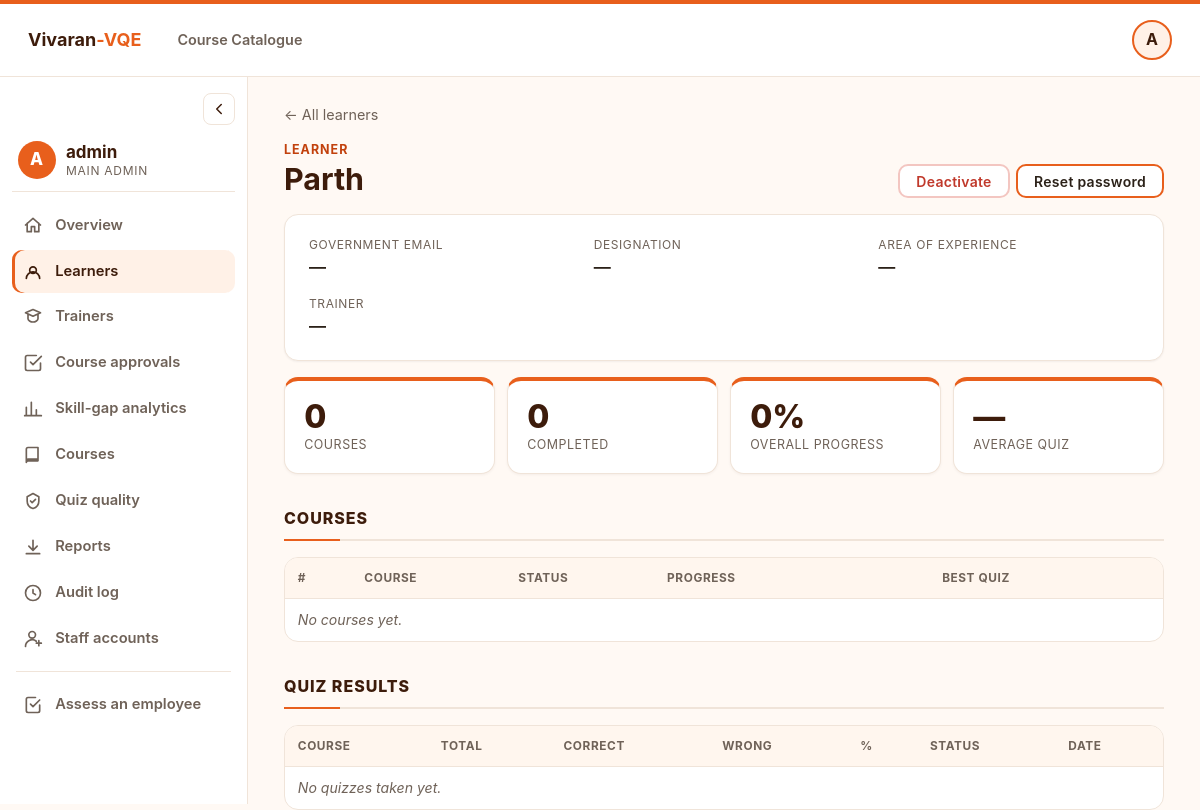
Screenshot of /admin/learners/1 (signed in) with the database file from the repository.
### tables this page shows
CREATE TABLE users (
                id INTEGER PRIMARY KEY AUTOINCREMENT,
                username TEXT NOT NULL UNIQUE,
                password_hash TEXT NOT NULL,
                created_at TEXT NOT NULL
            , email TEXT, role TEXT NOT NULL DEFAULT 'learner', active INTEGER NOT NULL DEFAULT 1, must_change_password INTEGER NOT NULL DEFAULT 0, is_primary INTEGER NOT NULL DEFAULT 0);

### app.py (the view, shortened to what this page needs)
@app.route("/admin/learners/<int:learner_id>")
@role_required("admin")
def admin_learner(learner_id: int):
    learner = _learner_or_404(learner_id)
    detail = _student_detail(learner_id) if learner.get("role_id") else {"rows": [], "attempts": [], "completed": 0, "overall": 0, "avg_score": None}
    q = (request.args.get("q") or "").strip().lower()
    results = []
    return render_template("admin_learner.html", student=learner, d=detail, q=request.args.get("q", ""),
                           prog=progress.summary(learner_id) if learner.get("role_id") else None,
                           results=results, trainers=db.list_trainers_with_profiles(),
                           **_admin_ctx("learners"))

### app.py (called while the page is built)
@app.context_processor
def inject_user() -> dict:
    ctx = {
        "current_user": session.get("username", ""),
        "current_role": session.get("role", ""),
        "home_url": _home_url(session.get("role", "")) if "user_id" in session else "/",
    }
    if session.get("role") == "learner" and "user_id" in session:
        ctx["lnav"] = _learner_nav(int(session["user_id"]))
    return ctx

def _home_url(role: str) -> str:
    return {
        "admin": url_for("admin_dashboard"),
        "trainer": url_for("trainer_dashboard"),
    }.get(role, url_for("learner_dashboard"))

def role_required(*allowed: str):
    def decorator(view):
        @wraps(view)
        @login_required
        def wrapped(*args, **kwargs):
            if session.get("role") not in allowed:
                if _wants_json():
                    return jsonify({"ok": False, "error": "You do not have access to this."}), 403
                return render_template("forbidden.html"), 403
            return view(*args, **kwargs)
        return wrapped
    return decorator

def _require_user() -> int:
    return int(session.get("user_id", 0))

def _admin_ctx(active: str) -> dict:
    me = db.get_user_by_id(_require_user())
    pending = db.list_trainer_courses(status="pending")
    return {"me": me, "active": active, "skill_name": courses.skill_name,
            "pending_courses_n": len(pending),
            "needs_admin_n": sum(1 for r in pending if _needs_admin(r)),
            "threshold": settings.PASS_THRESHOLD,
            "message": request.args.get("msg"), "error": request.args.get("err")}

def _learner_or_404(learner_id: int) -> dict:
    learner = next((l for l in db.list_learners_with_profiles() if l["id"] == learner_id), None)
    if not learner:
        abort(404)
    return learner

### db.py (called while the page is built)
def connect() -> sqlite3.Connection:
    conn = sqlite3.connect(DB_PATH)
    conn.row_factory = sqlite3.Row
    conn.execute("PRAGMA foreign_keys = ON")
    return conn

def get_user_by_id(user_id: int) -> dict | None:
    with closing(connect()) as conn:
        row = conn.execute("SELECT * FROM users WHERE id = ?", (user_id,)).fetchone()
    return dict(row) if row else None

### templates/admin_learner.html (shortened to what this page needs)
{% extends 'admin_base.html' %}
{% from '_account_actions.html' import account_actions %}
{% block acontent %}
{% set status_label = {'completed': 'Completed', 'in_progress': 'In progress', 'not_started': 'Not started'} %}
{% set here = url_for('admin_learner', learner_id=student.id) %}
<div class="mt-3"><a href="{{ url_for('admin_learners') }}" class="subtle" style="font-size:.9rem;">← All learners</a></div>
<div class="page-head" style="margin-top:.75rem;">
  <div><div class="eyebrow">Learner</div><h1>{{ student.username }} {% if not student.active %}<span class="pill failed" style="font-size:.8rem; vertical-align:middle;">Deactivated</span>{% endif %}</h1></div>
  {{ account_actions({'id': student.id, 'username': student.username, 'active': student.active, 'role': 'learner'}, here) }}
</div>
<div class="card" style="padding:1.25rem 1.5rem;">
  <div class="profile-strip">
    <div><div class="k">Government email</div><div class="v">{{ student.email or '—' }}</div></div>
    <div><div class="k">Designation</div><div class="v">{{ student.designation or '—' }}</div><div class="subtle" style="font-size:.8rem;">{{ student.department or '' }}</div></div>
    <div><div class="k">Area of Experience</div><div class="v">{{ student.area_of_experience or '—' }}</div></div>
    <div><div class="k">Trainer</div>
      {% if student.role_id %}
      <form method="post" action="{{ url_for('admin_assign_trainer') }}" class="assign-form">
        <input type="hidden" name="learner_id" value="{{ student.id }}"><input type="hidden" name="next" value="{{ here }}">
        <select name="trainer_id" onchange="this.form.submit()" aria-label="Trainer">
          <option value="" {{ 'selected' if not student.trainer_id }}>— Unassigned —</option>
          {% for t in trainers if t.active %}<option value="{{ t.id }}" {{ 'selected' if student.trainer_id == t.id }}>{{ t.username }} ({{ t.students }})</option>{% endfor %}
        </select>
      </form>
      {% else %}<div class="v">—</div>{% endif %}
    </div>
  </div>
</div>
<div class="kpis kpis-4">
  <div class="kpi"><div class="n">{{ d.rows|length }}</div><div class="l">Courses</div></div>
  <div class="kpi"><div class="n">{{ d.completed }}</div><div class="l">Completed</div></div>
  <div class="kpi"><div class="n">{{ d.overall }}%</div><div class="l">Overall progress</div></div>
  <div class="kpi"><div class="n">{{ ('%.0f%%'|format(d.avg_score)) if d.avg_score is not none else '—' }}</div><div class="l">Average quiz</div></div>
</div>
<div class="section">
  <h2>Courses</h2>
  <div class="table-wrap">
    <table class="data">
      <thead><tr><th>#</th><th>Course</th><th>Status</th><th style="min-width:140px;">Progress</th><th class="num">Best quiz</th><th></th></tr></thead>
      <tbody>
      {% for r in d.rows %}
        <tr><td class="subtle">{{ r.step or '—' }}</td>
          <td><a href="{{ url_for('course_page', course_id=r.course_id) }}">{{ r.title }}</a>
            <div style="margin-top:.2rem;">{% if r.added_by_trainer %}<span class="chip pin">📌 Added manually</span>{% endif %}{% if not r.on_path %}<span class="chip">Outside current path</span>{% endif %}<span class="subtle" style="font-size:.78rem;">{{ r.course_id }}</span></div></td>
          <td><span class="pill {{ r.status }}">{{ status_label[r.status] }}</span></td>
          <td><div class="bar {{ 'done' if r.status == 'completed' }}"><span style="width:{{ r.progress }}%"></span></div><div class="subtle" style="font-size:.78rem; margin-top:.2rem;">{{ r.progress }}%</div></td>
          <td class="num">{% if r.best %}{{ r.best.score }}/{{ r.best.total }}{% else %}—{% endif %}</td>
          <td style="text-align:right;">{% if r.on_path and r.status != 'completed' %}
            <form method="post" action="{{ url_for('admin_learner_remove', learner_id=student.id, course_id=r.course_id) }}" data-msg="Remove “{{ r.title }}” from {{ student.username }}'s courses?" onsubmit="return confirm(this.dataset.msg);"><button class="btn btn-sm btn-danger-outline" type="submit">Remove</button></form>{% endif %}</td></tr>
      {% else %}<tr><td colspan="6" class="muted-empty">No courses yet.</td></tr>{% endfor %}
      </tbody>
    </table>
  </div>
</div>
<div class="section">
  <h2>Quiz results</h2>
  <div class="table-wrap"><table class="data">
    <thead><tr><th>Course</th><th class="num">Total</th><th class="num">Correct</th><th class="num">Wrong</th><th class="num">%</th><th>Status</th><th>Date</th></tr></thead>
    <tbody>{% for a in d.attempts %}
      <tr><td>{{ a.course_title }}</td><td class="num">{{ a.total }}</td><td class="num">{{ a.score }}</td><td class="num">{{ a.total - a.score }}</td><td class="num">{{ "%.0f"|format(a.accuracy or 0) }}%</td>
        <td>{% if a.passed_bool %}<span class="pill completed">Passed</span>{% else %}<span class="pill failed">Not passed</span>{% endif %}</td><td class="subtle">{{ (a.finished_at or '')[:10] }}</td></tr>
    {% else %}<tr><td colspan="7" class="muted-empty">No quizzes taken yet.</td></tr>{% endfor %}</tbody>
  </table></div>
</div>
{% endblock %}

### templates/admin_base.html (shortened to what this page needs)
{% extends 'base.html' %}
{% block main %}
<div class="t-shell" id="tShell">
  <aside class="t-sidebar" aria-label="Admin navigation">
    <button type="button" class="t-toggle" id="tToggle" aria-label="Collapse or expand sidebar" title="Collapse / expand">
      <svg viewBox="0 0 24 24" width="18" height="18" fill="none" stroke="currentColor" stroke-width="2" stroke-linecap="round" stroke-linejoin="round"><path d="M15 6l-6 6 6 6"/></svg>
    </button>
    <div class="t-who">
      <div class="t-avatar">{{ me.username[0]|upper }}</div>
      <div class="t-label"><b>{{ me.username }}</b><span>{{ 'Main admin' if me.is_primary else 'Admin' }}</span></div>
    </div>
    <nav class="t-nav">
      {% for key, href, label, icon in nav %}
      <a href="{{ href }}" class="{{ 'active' if active == key }}" title="{{ label }}">
        <svg viewBox="0 0 24 24" width="20" height="20" fill="none" stroke="currentColor" stroke-width="2" stroke-linecap="round" stroke-linejoin="round"><path d="{{ icon }}"/></svg>
        <span class="t-label">{{ label }}</span>
      </a>
      {% endfor %}
      <div class="t-sep"></div>
      <a href="{{ url_for('recommendation') }}" title="Assess an employee (original System 1 form)">
        <svg viewBox="0 0 24 24" width="20" height="20" fill="none" stroke="currentColor" stroke-width="2" stroke-linecap="round" stroke-linejoin="round"><path d="M9 11l3 3 8-8M20 12v7a2 2 0 01-2 2H6a2 2 0 01-2-2V5a2 2 0 012-2h9"/></svg>
        <span class="t-label">Assess an employee</span>
      </a>
    </nav>
  </aside>
  <main class="t-main">
    {% block acontent %}{% endblock %}
  </main>
</div>
{% endblock %}

### templates/_account_actions.html (shortened to what this page needs)
{% macro account_actions(u, next_url, compact=False) %}
<div class="acct-actions">
  <form method="post" action="{{ url_for('admin_set_active', user_id=u.id) }}" data-msg="{{ ('Reactivate ' if not u.active else 'Deactivate ') ~ u.username ~ '?' }}{{ '' if not u.active else (' Their students will be moved to other trainers.' if u.role == 'trainer' else ' They will not be able to log in.') }}" onsubmit="return confirm(this.dataset.msg);">
    <button class="btn btn-sm {{ 'btn-ok' if not u.active else 'btn-danger-outline' }}" type="submit">{{ 'Reactivate' if not u.active else 'Deactivate' }}</button>
  </form>
  <form method="post" action="{{ url_for('admin_reset_password', user_id=u.id) }}" data-msg="Reset {{ u.username }}'s password? You'll get a temporary password to give them." onsubmit="return confirm(this.dataset.msg);">
    <button class="btn btn-sm btn-outline" type="submit">Reset password</button>
  </form>
</div>
{% endmacro %}

### rows the page displays
users: username "A", username "admin", is_primary "MAIN ADMIN"
users: username "Parth", active "Deactivate"

### other values shown
{{ current_user[0]|upper }} "A"
{{ label }} "Overview" "Learners" "Trainers" "Course approvals" "Skill-gap analytics" "Courses" "Quiz quality" "Reports" "Audit log" "Staff accounts"
{{ student.email or '—' }} "—"
{{ student.designation or '—' }} "—"
{{ student.area_of_experience or '—' }} "—"
{{ d.rows|length }} "0"
{{ d.completed }} "0"
{{ d.overall }} "0"
{{ ('%.0f%%'|format(d.avg_score)) if d.avg_score is not none else '—' }} "—"
